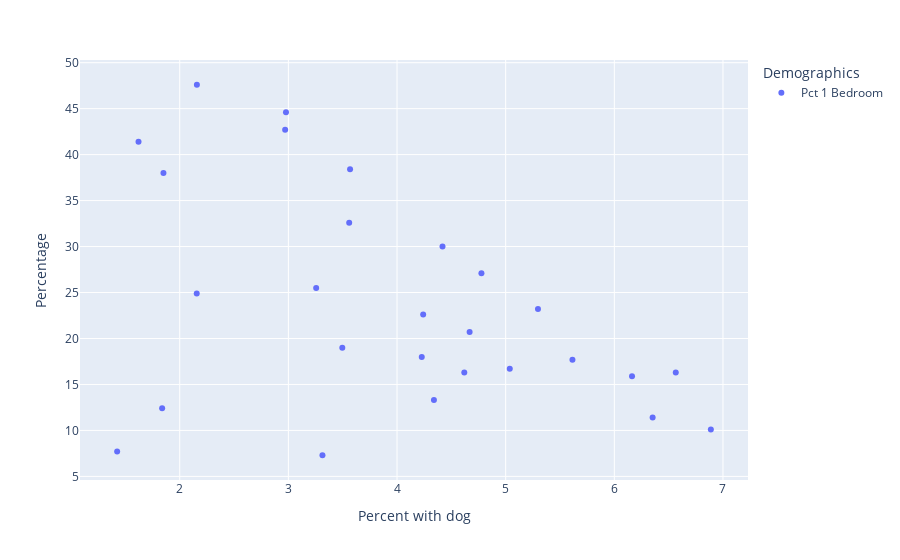

Source (notebook cell):
### Code cell
plot_attribute('Pct 1 Bedroom')

### Figure 1 — Plotly figure (JSON) as saved in the notebook; plotly's stock layout.template omitted (floating-point values rounded to 4 significant figures)
{"data": [{"hovertemplate": "variable=Pct 1 Bedroom<br>households_with_dog_pct=%{x}<br>value=%{y}<extra></extra>", "legendgroup": "Pct 1 Bedroom", "marker": {"color": "#636efa", "symbol": "circle"}, "mode": "markers", "name": "Pct 1 Bedroom", "orientation": "v", "showlegend": true, "type": "scatter", "x": [2.158, 2.978, 4.777, 1.621, 3.496, 5.038, 4.419, 4.34, 2.97, 4.668, 6.163, 5.297, 6.888, 4.619, 3.568, 1.85, 3.56, 4.241, 5.615, 2.156, 3.256, 6.353, 4.228, 1.838, 3.314, 1.424, 6.566], "xaxis": "x", "y": [47.6, 44.6, 27.1, 41.4, 19, 16.7, 30, 13.3, 42.7, 20.7, 15.9, 23.2, 10.1, 16.3, 38.4, 38, 32.6, 22.6, 17.7, 24.9, 25.5, 11.4, 18, 12.4, 7.3, 7.7, 16.3], "yaxis": "y"}], "layout": {"legend": {"title": {"text": "Demographics"}, "tracegroupgap": 0}, "margin": {"t": 60}, "xaxis": {"anchor": "y", "domain": [0, 1], "title": {"text": "Percent with dog"}}, "yaxis": {"anchor": "x", "domain": [0, 1], "title": {"text": "Percentage"}}}}
